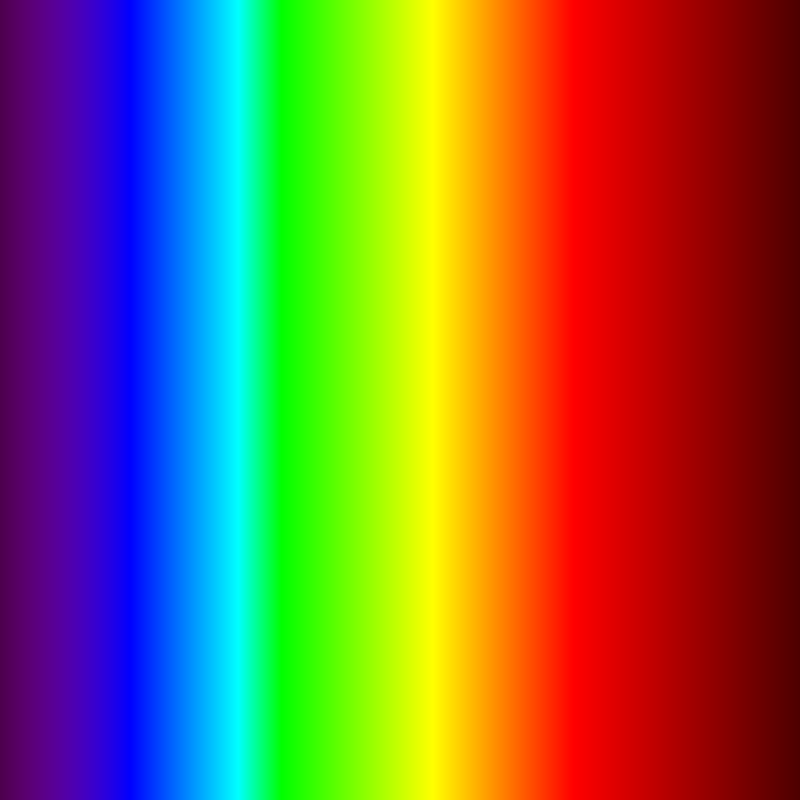
Frame 1 (no input)
Frame 2 (the mouse pressed at the canvas centre, redrawn once): identical to frame 1, image omitted

The p5.js sketch that drew this single still picture (run headless with seeded random() and noise() and a simulated clock; the mouse was pressed at the canvas centre and the sketch redrawn once):

// p5.js sketch
// ── sketch.js
function setup() {
  createCanvas(800, 800);
  noStroke();
  noLoop();
}

function draw() {
  background(220);
  for (let i = 0; i < width; i++) {
    fill(wavelength_to_rgb(map(i, 0, width, 380, 750)));
    rect(i, 0, 1, height);
  }
}

function attenuate(weight) {
  return 0.3 + weight * 0.7;
  return weight;
}

function wavelength_to_rgb(l) {
  let colour = [0, 0, 0];
  if (l < 440) {
    let attenuation = attenuate(map(l, 380, 440, 0, 1));
    colour = [map(l, 380, 440, 1, 0) * attenuation, 0, attenuation];
  } else if (l < 490) {
    colour = [0, map(l, 440, 490, 0, 1), 1];
  } else if (l < 510) {
    colour = [0, 1, map(l, 490, 510, 1, 0)];
  } else if (l < 580) {
    colour = [map(l, 510, 580, 0, 1), 1, 0];
  } else if (l < 645) {
    colour = [1, map(l, 580, 645, 1, 0), 0];
  } else {
    colour = [attenuate(map(l, 645, 750, 1, 0)), 0, 0];
  }
  return colour.map(c => c * 255);
}
